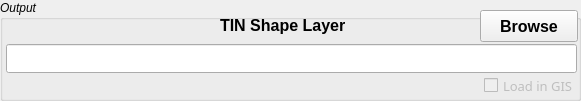
  <widget class="QGroupBox" name="groupBoxInput_2">
   <property name="geometry">
    <rect>
     <x>15</x>
     <y>172</y>
     <width>581</width>
     <height>101</height>
    </rect>
   </property>
   <property name="font">
    <font>
     <italic>true</italic>
    </font>
   </property>
   <property name="title">
    <string>Output</string>
   </property>
   <widget class="QLabel" name="textLabel1_2">
    <property name="geometry">
     <rect>
      <x>220</x>
      <y>10</y>
      <width>131</width>
      <height>31</height>
     </rect>
    </property>
    <property name="font">
     <font>
      <pointsize>12</pointsize>
      <weight>75</weight>
      <italic>false</italic>
      <bold>true</bold>
     </font>
    </property>
    <property name="text">
     <string>TIN Shape Layer</string>
    </property>
   </widget>
   <widget class="QPushButton" name="pushButtonTINFile">
    <property name="geometry">
     <rect>
      <x>480</x>
      <y>10</y>
      <width>98</width>
      <height>32</height>
     </rect>
    </property>
    <property name="font">
     <font>
      <family>Arial</family>
      <pointsize>12</pointsize>
      <weight>75</weight>
      <italic>false</italic>
      <bold>true</bold>
     </font>
    </property>
    <property name="text">
     <string>Browse</string>
    </property>
    <property name="autoDefault">
     <bool>false</bool>
    </property>
   </widget>
   <widget class="QLineEdit" name="lineEditTINFile">
    <property name="geometry">
     <rect>
      <x>6</x>
      <y>44</y>
      <width>571</width>
      <height>29</height>
     </rect>
    </property>
    <property name="font">
     <font>
      <pointsize>11</pointsize>
      <weight>75</weight>
      <italic>false</italic>
      <bold>true</bold>
     </font>
    </property>
    <property name="focusPolicy">
     <enum>Qt::StrongFocus</enum>
    </property>
    <property name="frame">
     <bool>true</bool>
    </property>
   </widget>
   <widget class="QCheckBox" name="checkBoxTINFile">
    <property name="enabled">
     <bool>false</bool>
    </property>
    <property name="geometry">
     <rect>
      <x>484</x>
      <y>75</y>
      <width>91</width>
      <height>21</height>
     </rect>
    </property>
    <property name="font">
     <font>
      <family>Sans Serif</family>
      <pointsize>10</pointsize>
      <weight>50</weight>
      <italic>false</italic>
      <bold>false</bold>
      <underline>false</underline>
      <strikeout>false</strikeout>
     </font>
    </property>
    <property name="text">
     <string>Load in GIS</string>
    </property>
    <property name="checkable">
     <bool>false</bool>
    </property>
    <property name="checked">
     <bool>false</bool>
    </property>
   </widget>
  </widget>
